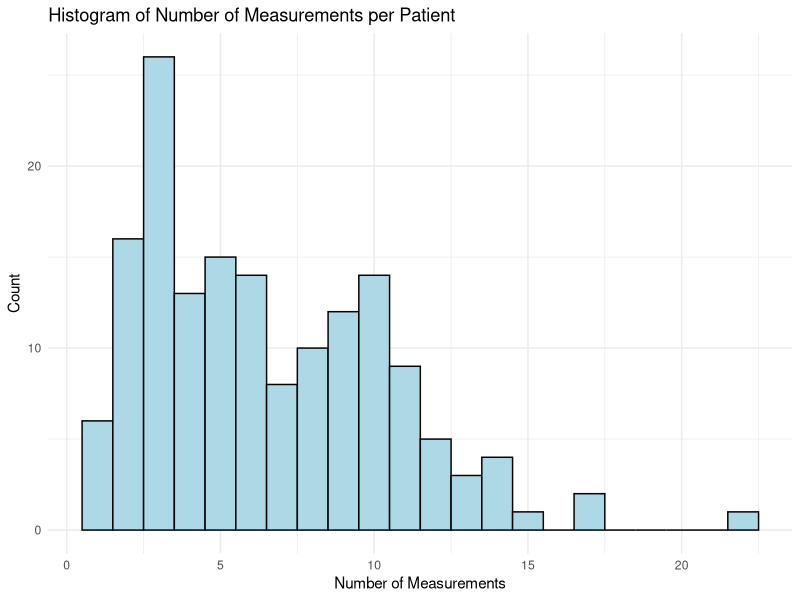
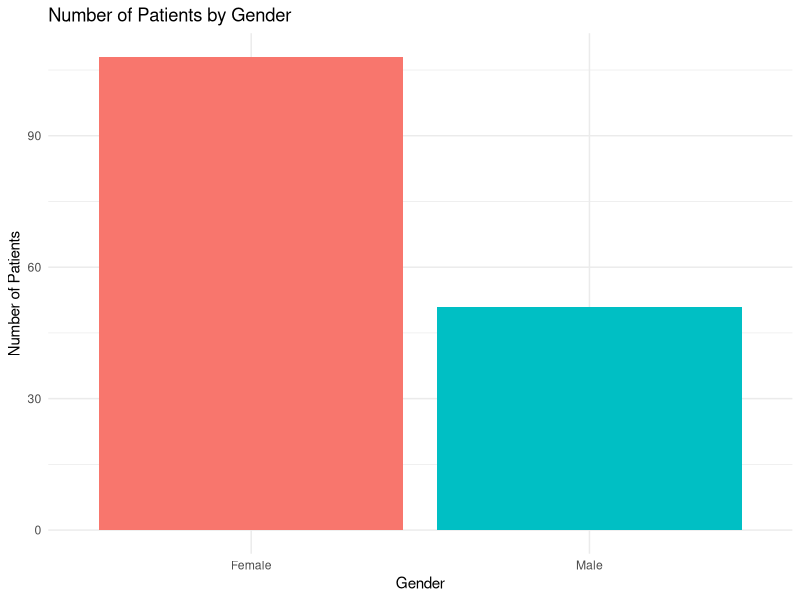
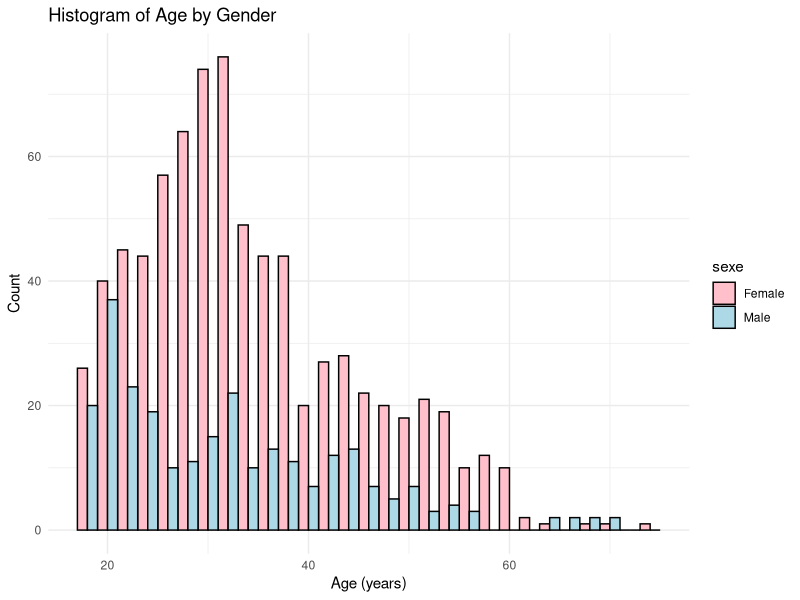
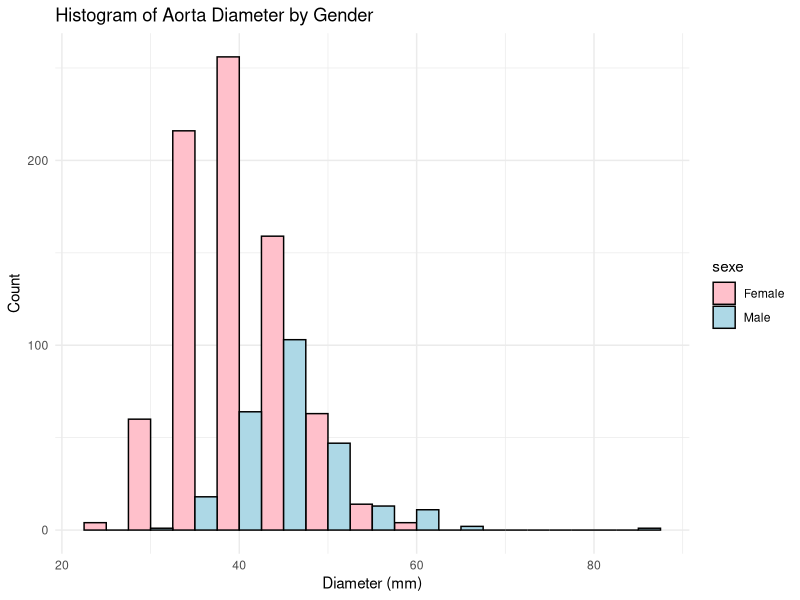
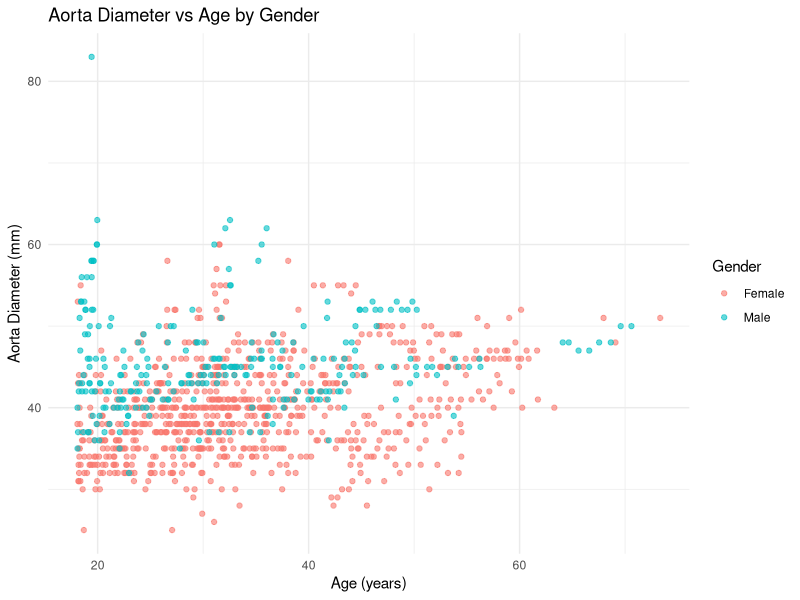
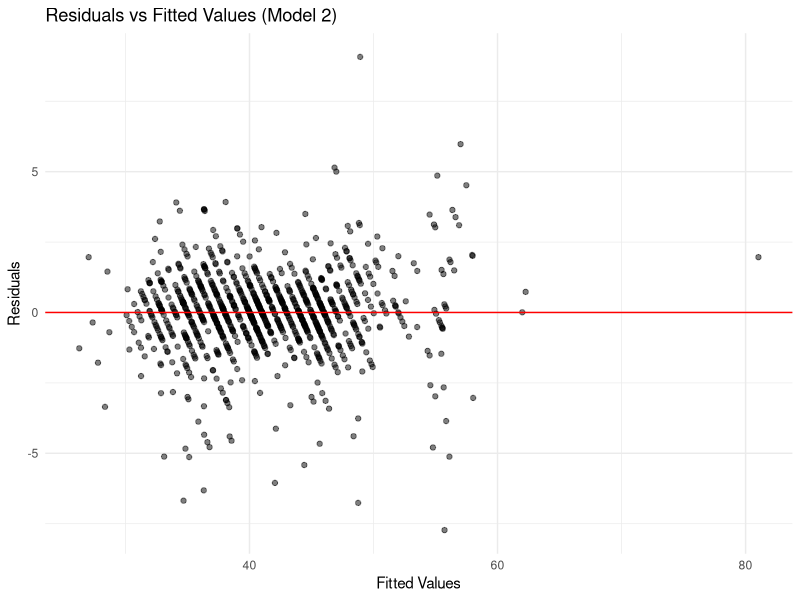
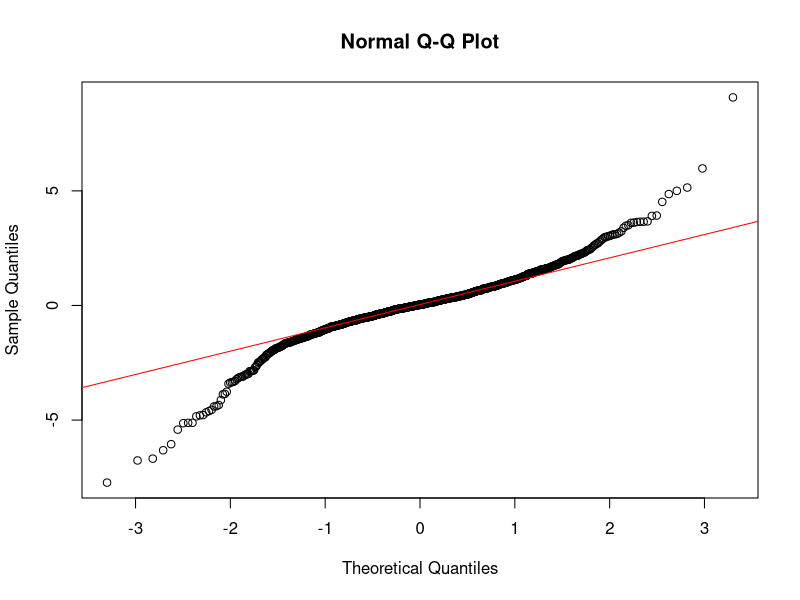
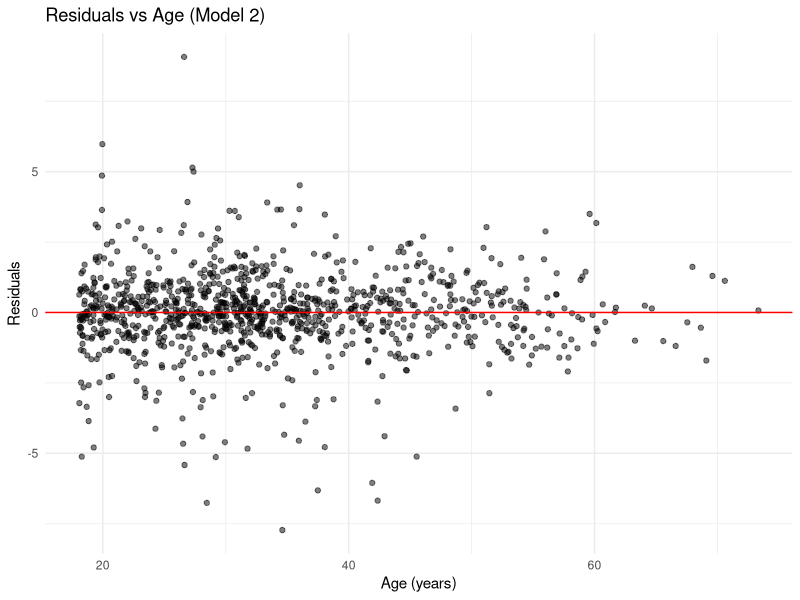

Recreate these plots in R, in order.
## ---- chunk 1
knitr::opts_chunk$set(echo = TRUE)
## ---- chunk 2
# Load necessary packages
library(ggplot2)
library(lme4)
library(dplyr)
library(boot)
## ---- chunk 3
marfan <- read.csv("marfan.csv")
## ---- chunk 4
marfan$sexe <- factor(marfan$sexe, levels = c(0, 1), labels = c("Female", "Male"))
head(marfan)
cat("The dataset contains", nrow(marfan), "observations of", ncol(marfan), "variables.\n")
str(marfan)
## ---- chunk 5
numeric_vars <- dplyr::select(marfan, age, diameter)
summary(numeric_vars)

descriptive_stats <- marfan %>%
  summarise(
    `Number of Patients` = n_distinct(patnr),
    `Total Measurements` = n(),
    `Age (Mean)` = mean(age),
    `Age (SD)` = sd(age),
    `Age (Min)` = min(age),
    `Age (Max)` = max(age),
    `Diameter (Mean)` = mean(diameter),
    `Diameter (SD)` = sd(diameter),
    `Diameter (Min)` = min(diameter),
    `Diameter (Max)` = max(diameter)
  )

descriptive_stats
## ---- chunk 6
# statistics by gender
descriptive_by_gender <- marfan %>%
  group_by(sexe) %>%
  summarise(
    `Number of Patients` = n_distinct(patnr),
    `Total Measurements` = n(),
    `Age (Mean)` = mean(age),
    `Age (SD)` = sd(age),
    `Age (Min)` = min(age),
    `Age (Max)` = max(age),
    `Diameter (Mean)` = mean(diameter),
    `Diameter (SD)` = sd(diameter),
    `Diameter (Min)` = min(diameter),
    `Diameter (Max)` = max(diameter)
  )

descriptive_by_gender
## ---- chunk 7
# n measurements per patient
measurements_per_patient <- marfan %>%
  group_by(patnr) %>%
  summarise(`Number of Measurements` = n())

# measurements per patient
measurements_summary <- measurements_per_patient %>%
  summarise(
    `Patients` = n(),
    `Measurements (Mean)` = mean(`Number of Measurements`),
    `Measurements (SD)` = sd(`Number of Measurements`),
    `Measurements (Min)` = min(`Number of Measurements`),
    `Measurements (Max)` = max(`Number of Measurements`)
  )

measurements_summary

ggplot(measurements_per_patient, aes(x = `Number of Measurements`)) +
  geom_histogram(binwidth = 1, fill = "lightblue", color = "black") +
  labs(title = "Histogram of Number of Measurements per Patient",
       x = "Number of Measurements", y = "Count") +
  theme_minimal()

gender_distribution <- marfan %>%
  group_by(patnr) %>%
  summarise(sexe = first(sexe)) %>%
  count(sexe)

gender_distribution

ggplot(gender_distribution, aes(x = sexe, y = n, fill = sexe)) +
  geom_bar(stat = "identity") +
  labs(title = "Number of Patients by Gender",
       x = "Gender", y = "Number of Patients") +
  theme_minimal() +
  guides(fill = FALSE)

# Histograms of age and diameter by gender
ggplot(marfan, aes(x = age, fill = sexe)) +
  geom_histogram(binwidth = 2, position = "dodge", color = "black") +
  labs(title = "Histogram of Age by Gender", x = "Age (years)", y = "Count") +
  theme_minimal() +
  scale_fill_manual(values = c("Female" = "pink", "Male" = "lightblue"))

ggplot(marfan, aes(x = diameter, fill = sexe)) +
  geom_histogram(binwidth = 5, position = "dodge", color = "black") +
  labs(title = "Histogram of Aorta Diameter by Gender", x = "Diameter (mm)", y = "Count") +
  theme_minimal() +
  scale_fill_manual(values = c("Female" = "pink", "Male" = "lightblue"))

# Scatter plot of diameter v age - > colored by gender
ggplot(marfan, aes(x = age, y = diameter, color = sexe)) +
  geom_point(alpha = 0.6) +
  labs(title = "Aorta Diameter vs Age by Gender",
       x = "Age (years)", y = "Aorta Diameter (mm)", color = "Gender") +
  theme_minimal()

# Correlation between age and diameter
correlation <- cor(marfan$age, marfan$diameter)
cat("Correlation between age and diameter:", round(correlation, 3), "\n")
## ---- chunk 8
# a linear mixed-effects model with random intercepts
model1 <- lmer(diameter ~ age + sexe + (1 | patnr), data = marfan, REML = FALSE)

# a linear mixed-effects model with random intercepts and slopes
model2 <- lmer(diameter ~ age + sexe + (age | patnr), data = marfan, REML = FALSE)
## ---- chunk 9
anova(model1, model2)
## ---- chunk 10
summary(model2)
## ---- chunk 11
# Extract residuals and fitted values
residuals_model2 <- residuals(model2)
fitted_model2 <- fitted(model2)

# residuals vs fitted values
ggplot(data.frame(fitted = fitted_model2, residuals = residuals_model2), aes(x = fitted, y = residuals)) +
  geom_point(alpha = 0.5) +
  geom_hline(yintercept = 0, color = "red") +
  labs(title = "Residuals vs Fitted Values (Model 2)",
       x = "Fitted Values", y = "Residuals") +
  theme_minimal()
## ---- chunk 12
qqnorm(residuals_model2)
qqline(residuals_model2, col = "red")
## ---- chunk 13
# residuals v age
ggplot(data.frame(age = marfan$age, residuals = residuals_model2), aes(x = age, y = residuals)) +
  geom_point(alpha = 0.5) +
  geom_hline(yintercept = 0, color = "red") +
  labs(title = "Residuals vs Age (Model 2)",
       x = "Age (years)", y = "Residuals") +
  theme_minimal()
## ---- chunk 14
newdata <- expand.grid(age = seq(20, 50, by = 1),
                       sexe = factor(c("Female", "Male"), levels = levels(marfan$sexe)))

newdata$patnr <- NA
## ---- chunk 15
# Predicting diameter for new patients using only fixed effects.
newdata$pred_diameter <- predict(model2, newdata, re.form = NA)

X_new <- model.matrix(~ age + sexe, data = newdata)
fixed_effects <- fixef(model2)
vcov_matrix <- vcov(model2)

# SE
newdata$se_fit <- sqrt(diag(X_new %*% vcov_matrix %*% t(X_new)))

# CI
newdata$pred_lower <- newdata$pred_diameter - 1.96 * newdata$se_fit
newdata$pred_upper <- newdata$pred_diameter + 1.96 * newdata$se_fit
## ---- chunk 16
ggplot(newdata, aes(x = age, y = pred_diameter, color = sexe, fill = sexe)) +
  geom_line(size = 1) +
  geom_ribbon(aes(ymin = pred_lower, ymax = pred_upper), alpha = 0.2, color = NA) +
  labs(title = "Expected Aorta Diameter for New Patients",
       x = "Age (years)", y = "Aorta Diameter (mm)",
       color = "Gender", fill = "Gender") +
  theme_minimal()
## ---- chunk 17
last_measurements <- marfan %>%
  group_by(patnr) %>%
  filter(age == max(age)) %>%
  ungroup()

# The new data
last_measurements$age_plus_one <- last_measurements$age + 1

# Preparing data for prediction
predict_data <- last_measurements %>%
  select(patnr, sexe, age_plus_one) %>%
  rename(age = age_plus_one)
## ---- chunk 18
# Function to predict for bootstrap samples
predict_boot <- function(fit) {
  predict(fit, newdata = predict_data, allow.new.levels = TRUE)
}

n_boot <- 1000

# Bootstrap predictions
set.seed(42)
boot_results <- bootMer(model2, 
                        FUN = predict_boot, 
                        nsim = n_boot, 
                        re.form = ~(age | patnr), 
                        use.u = TRUE, 
                        type = "parametric", 
                        parallel = "no")

pred_matrix <- t(boot_results$t)

# prediction intervals
predict_data$pred_diameter <- apply(pred_matrix, 1, mean)
predict_data$pred_lower <- apply(pred_matrix, 1, quantile, probs = 0.025)
predict_data$pred_upper <- apply(pred_matrix, 1, quantile, probs = 0.975)

## ---- chunk 19
plot_data <- last_measurements %>%
  select(patnr, age, sexe, diameter) %>%
  rename(original_age = age, original_diameter = diameter) %>%
  left_join(predict_data, by = c("patnr", "sexe"))
## ---- chunk 20
ggplot(plot_data) +
  # I put lines connecting original and predicted points for clarification
  geom_segment(aes(x = original_age, y = original_diameter, 
                   xend = age, yend = pred_diameter, color = sexe, group = patnr),
               size = 0.5) +
  # orginal data points
  geom_point(aes(x = original_age, y = original_diameter, color = sexe), shape = 16, size = 2) +
  # one year later points
  geom_point(aes(x = age, y = pred_diameter, color = sexe), shape = 17, size = 2) +
  # error bars for one year later points
  geom_errorbar(aes(x = age, ymin = pred_lower, ymax = pred_upper, color = sexe), width = 0.2) +
  labs(title = "Original and Predicted Aorta Diameter One Year Later for Each Patient",
       x = "Age (years)", y = "Aorta Diameter (mm)", color = "Gender") +
  theme_minimal()
